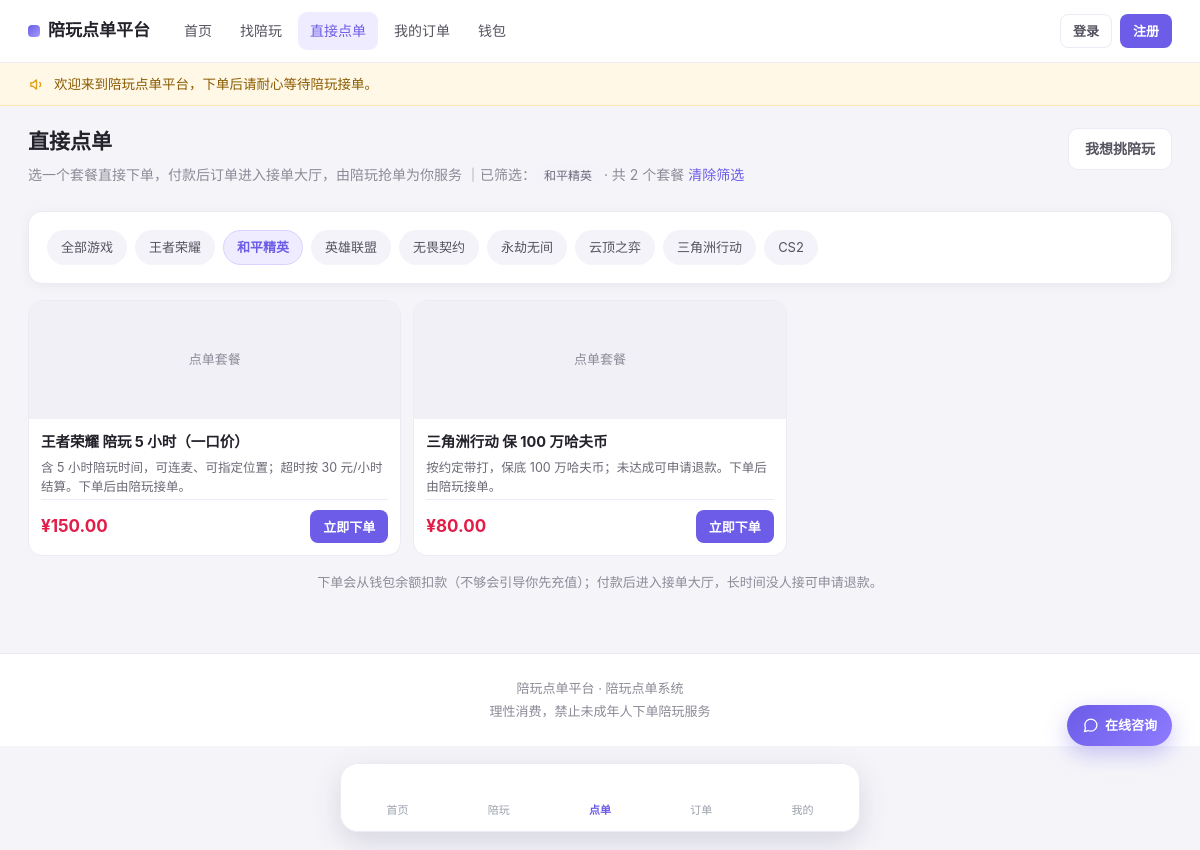
Page /index.php?r=home/packages&game_id=2&page=1 on the committed database.
### tables this page shows
CREATE TABLE IF NOT EXISTS `games` (
  `id` INT UNSIGNED NOT NULL AUTO_INCREMENT,
  `name` VARCHAR(50) NOT NULL DEFAULT '',
  `icon` VARCHAR(255) NOT NULL DEFAULT '',
  `sort` INT NOT NULL DEFAULT 0,
  `is_hot` TINYINT NOT NULL DEFAULT 0,
  `status` TINYINT NOT NULL DEFAULT 1 COMMENT '1启用 0停用',
  `created_at` DATETIME NOT NULL,
  `updated_at` DATETIME NOT NULL,
  PRIMARY KEY (`id`),
  KEY `idx_status` (`status`)
);

CREATE TABLE IF NOT EXISTS `order_packages` (
  `id` INT UNSIGNED NOT NULL AUTO_INCREMENT,
  `title` VARCHAR(100) NOT NULL DEFAULT '' COMMENT '例如：王者荣耀 陪玩 5 小时',
  `game_id` INT UNSIGNED NOT NULL DEFAULT 0,
  `price` DECIMAL(10,2) NOT NULL DEFAULT 0.00 COMMENT '一口价（总价）',
  `cover` VARCHAR(255) NOT NULL DEFAULT '',
  `description` VARCHAR(500) NOT NULL DEFAULT '',
  `sort` INT NOT NULL DEFAULT 0 COMMENT '越大越靠前',
  `status` TINYINT NOT NULL DEFAULT 1 COMMENT '1上架 0下架',
  `created_at` DATETIME NOT NULL,
  `updated_at` DATETIME NOT NULL,
  PRIMARY KEY (`id`),
  KEY `idx_status_sort` (`status`, `sort`)
);

### app/View.php (called while the page is built, shortened)
<?php
class View
{
    public static function render(string $tpl, array $data = [], string $layout = 'layout'): void
    {
        $content = self::capture($tpl, $data);
    }
    public static function capture(string $tpl, array $data = []): string
    {
        $file = self::resolve($tpl);
        extract($data, EXTR_SKIP);
        include $file;
        return (string) ob_get_clean();
    }
    private static function resolve(string $tpl): ?string
    {
        $tpl = str_replace(['..', '\\'], ['', '/'], $tpl);
        $tpl = trim($tpl, '/');
        $file = APP_ROOT . '/app/views/' . $tpl . '.php';
        return is_file($file) ? $file : null;
    }
}

### app/helpers.php (called while the page is built, shortened)
<?php
function config(?string $key = null, $default = null)
{
    $cfg = $GLOBALS['config'] ?? [];
    foreach (explode('.', $key) as $seg) {
        if (!is_array($cfg) || !array_key_exists($seg, $cfg)) {
            return $default;
        }
        $cfg = $cfg[$seg];
    }
    return $cfg;
}
function e($value): string
{
    return htmlspecialchars((string) $value, ENT_QUOTES, 'UTF-8');
}
function base_url(): string
{
    static $base = null;
    if ($base !== null) {
        return $base;
    }
    $configured = trim((string) config('app.url', ''));
    $scheme = (!empty($_SERVER['HTTPS']) && $_SERVER['HTTPS'] !== 'off') ? 'https' : 'http';
    $host   = (string) ($_SERVER['HTTP_HOST'] ?? 'localhost');
    $script = str_replace('\\', '/', (string) ($_SERVER['SCRIPT_NAME'] ?? '/index.php'));
    $dir    = rtrim(str_replace('\\', '/', dirname($script)), '/');
    $adminSeg = '/' . admin_path();
    return $base = $scheme . '://' . $host . $dir;
}
function url(string $route = 'home/index', array $params = []): string
{
    $params = array_merge(['r' => $route], $params);
    return base_url() . '/index.php?' . http_build_query($params);
}
function admin_path(): string
{
    $path = trim((string) config('security.admin_path', 'admin'), '/');
    return $path;
}
function query_url(array $overrides = [], ?string $route = null): string
{
    $q     = $_GET;
    $r     = $route ?? (string) ($q['r'] ?? 'home/index');
    unset($q['r'], $q['_token']);
    $q     = array_merge($q, $overrides);
    $q     = array_filter($q, function ($v) {
        return $v !== '' && $v !== null;
    });
    $script = str_replace('\\', '/', (string) ($_SERVER['SCRIPT_NAME'] ?? ''));
    return url($r, $q);
}
function view(string $tpl, array $data = [], string $layout = 'layout'): void
{
    View::render($tpl, $data, $layout);
}
function yuan($amount): string
{
    return '¥' . number_format((float) $amount, 2, '.', ',');
}
function str_limit(?string $text, int $length = 40): string
{
    $text = (string) $text;
    return mb_strlen($text) > $length ? mb_substr($text, 0, $length) . '…' : $text;
}

### app/Controllers/BaseController.php (called while the page is built, shortened)
<?php
abstract class BaseController
{
    protected function view(string $tpl, array $data = [], string $layout = 'layout'): void
    {
        $data['__user'] = user();
        view($tpl, $data, $layout);
    }
}

### app/Controllers/HomeController.php (called while the page is built, shortened)
<?php
class HomeController extends BaseController
{
    public function packages()
    {
        $gameId = input_int('game_id', 0);
        $this->view('home/packages', [
            'title'    => '直接点单',
            'game_id'  => $gameId,
            'games'    => Db::all('SELECT * FROM games WHERE status = 1 ORDER BY sort DESC, id ASC'),
            'packages' => ContentService::packages($gameId),
        ]);
    }
}

### app/Router.php (called while the page is built, shortened)
<?php
class Router
{
    public static function dispatch(string $route, string $namespace = 'App\\Controllers\\'): void
    {
        $route = trim($route, '/');
        $parts = explode('/', $route);
        $act   = $parts[1] ?? 'index';
        $method = lcfirst(self::studly($act));
        $controller = new $class();
        $controller->$method();
    }
    private static function studly(string $value): string
    {
        return str_replace(' ', '', ucwords(str_replace(['-', '_'], ' ', $value)));
    }
}

### public/index.php (called while the page is built, shortened)
<?php
\App\Router::dispatch((string) ($_GET['r'] ?? 'home/index'));

### app/Db.php (called while the page is built, shortened)
<?php
class Db
{
    private static $pdo = null;
    private static $cfg = [];
    public static function init(array $cfg): void
    {
        self::$cfg = $cfg;
    }
    public static function pdo(): PDO
    {
        if (self::$pdo instanceof PDO) {
            return self::$pdo;
        }
        $c   = self::$cfg;
        $dsn = sprintf(
            'mysql:host=%s;port=%d;dbname=%s;charset=%s',
            (string) ($c['host'] ?? '127.0.0.1'),
            (int) ($c['port'] ?? 3306),
            (string) ($c['name'] ?? ''),
            (string) ($c['charset'] ?? 'utf8mb4')
        );
        try {
            self::$pdo = new PDO($dsn, (string) ($c['user'] ?? ''), (string) ($c['pass'] ?? ''), [
                PDO::ATTR_ERRMODE            => PDO::ERRMODE_EXCEPTION,
                PDO::ATTR_DEFAULT_FETCH_MODE => PDO::FETCH_ASSOC,
                PDO::ATTR_EMULATE_PREPARES   => false,
            ]);
        } catch (PDOException $e) {
            throw new \RuntimeException(
                '数据库连接失败：' . $e->getMessage()
                . '（请检查 config/config.php 的数据库配置，或访问 install.php 重新安装）'
            );
        }
        return self::$pdo;
    }
    public static function query(string $sql, array $params = []): PDOStatement
    {
        $st = self::pdo()->prepare($sql);
        $st->execute(array_values($params));
        return $st;
    }
    public static function all(string $sql, array $params = []): array
    {
        return self::query($sql, $params)->fetchAll();
    }
}

### app/ContentService.php (called while the page is built, shortened)
<?php
class ContentService
{
    public static function packages(int $gameId = 0): array
    {
        try {
            if ($gameId > 0) {
                return Db::all(
                    'SELECT p.*, g.name AS game_name FROM order_packages p
                     LEFT JOIN games g ON g.id = p.game_id
                     WHERE p.status = 1 AND (p.game_id = ? OR p.game_id = 0)
                     ORDER BY p.game_id = ? DESC, p.sort DESC, p.id DESC LIMIT 50',
                    [$gameId, $gameId]
                );
            }
            return Db::all(
                'SELECT p.*, g.name AS game_name FROM order_packages p
                 LEFT JOIN games g ON g.id = p.game_id
                 WHERE p.status = 1
                 ORDER BY p.sort DESC, p.id DESC LIMIT 50'
            );
        } catch (\Throwable $e) {
            return [];
        }
    }
}

### app/views/home/packages.php (the view, shortened to what this page needs)
<section class="page-head">
  <div class="head-row">
    <div>
      <h1>直接点单</h1>
      <p class="muted">
        选一个套餐直接下单，付款后订单进入接单大厅，由陪玩抢单为你服务
        <?php if ((int) $game_id > 0): ?>
          ｜已筛选：<span class="tag"><?php foreach ($games as $g) { if ((int) $g['id'] === (int) $game_id) { echo e($g['name']); } } ?></span>
          · 共 <?= count($packages) ?> 个套餐
          <a href="<?= e(url('home/packages')) ?>">清除筛选</a>
        <?php endif; ?>
      </p>
    </div>
    <div class="head-actions">
      <a class="btn btn-ghost" href="<?= e(url('home/companions')) ?>">我想挑陪玩</a>
    </div>
  </div>
</section>
<?php if ($games): ?>
  <section class="card">
    <div class="chip-row">
      <a class="chip <?= (int) $game_id <= 0 ? 'active' : '' ?>"
         href="<?= e(query_url(['game_id' => '', 'page' => 1])) ?>">全部游戏</a>
      <?php foreach ($games as $g): ?>
        <a class="chip <?= (int) $game_id === (int) $g['id'] ? 'active' : '' ?>"
           href="<?= e(query_url(['game_id' => (int) $g['id'], 'page' => 1])) ?>"><?= e($g['name']) ?></a>
      <?php endforeach; ?>
    </div>
  </section>
<?php endif; ?>
<?php if (!$packages): ?>
  <div class="card empty">
    <?php if ((int) $game_id > 0): ?>
      这个游戏下还没有套餐，<a href="<?= e(url('home/packages')) ?>">看看全部套餐</a>。
    <?php else: ?>
      还没有上架套餐。管理员可在后台「点单套餐」里添加，例如「王者荣耀 陪玩 5 小时」。
    <?php endif; ?>
  </div>
<?php else: ?>
  <div class="package-grid">
    <?php foreach ($packages as $p): ?>
      <?php include APP_ROOT . '/app/views/partials/package_card.php'; ?>
    <?php endforeach; ?>
  </div>
  <p class="hint" style="text-align:center;margin-top:16px">
    下单会从钱包余额扣款（不够会引导你先充值）；付款后进入接单大厅，长时间没人接可申请退款。
  </p>
<?php endif; ?>

### app/views/partials/package_card.php (shortened to what this page needs)
<div class="package-card">
  <?php if (!empty($p['cover'])): ?>
    <img class="package-cover" src="<?= e(upload_url((string) $p['cover'])) ?>" alt="" loading="lazy">
  <?php else: ?>
    <div class="package-cover package-cover-ph"><?= e((string) ($p['game_name'] ?? '点单套餐')) ?></div>
  <?php endif; ?>
  <div class="package-body">
    <div class="package-title"><?= e((string) $p['title']) ?></div>
    <?php if (trim((string) $p['description']) !== ''): ?>
      <p class="package-desc"><?= e(str_limit((string) $p['description'], 60)) ?></p>
    <?php endif; ?>
    <div class="package-foot">
      <span class="price"><?= e(yuan((float) $p['price'])) ?></span>
      <form method="post" action="<?= e(url('order/buyPackage')) ?>"
            data-confirm="确认购买「<?= e((string) $p['title']) ?>」？将从钱包余额扣款。">
        <button class="btn btn-primary btn-sm" type="submit">立即下单</button>
      </form>
    </div>
  </div>
</div>

### public/assets/css/style.css (style rules this page uses)
:root { --primary: #6c5ce7; --primary-dark: #5a4bd1; --primary-light: #efecff; --text: #23222b; --text-muted: #8b8a97; --bg: #f5f5f9; --card: #ffffff; --border: #eceaf3; --success: #16a34a; --danger: #e11d48; --warn: #d97706; --info: #2563eb; --radius: 14px; --shadow: 0 2px 12px rgba(29, 22, 71, .06); }
* { box-sizing: border-box; }
body { margin: 0; background: var(--bg); color: var(--text); font-family: -apple-system, BlinkMacSystemFont, "Segoe UI", "Microsoft YaHei", "PingFang SC", sans-serif; font-size: 14px; line-height: 1.6; }
a { color: var(--primary); text-decoration: none; }
h1, h2, h3 { margin: 0 0 8px; line-height: 1.35; }
p { margin: 0 0 8px; }
.muted { color: var(--text-muted); }
.hint { color: var(--text-muted); font-size: 13px; margin: 6px 0 0; }
.card { background: var(--card); border: 1px solid var(--border); border-radius: var(--radius); box-shadow: var(--shadow); padding: 18px; margin-bottom: 16px; }
.btn { display: inline-flex; align-items: center; justify-content: center; gap: 6px; padding: 9px 16px; border-radius: 10px; border: 1px solid transparent; background: #f1f0f7; color: #45434f; font-size: 14px; font-weight: 600; cursor: pointer; transition: .15s; white-space: nowrap; }
.btn-primary { background: var(--primary); color: #fff; }
.btn-ghost { background: #fff; border-color: var(--border); color: #55535f; }
.btn-sm { padding: 6px 12px; font-size: 13px; border-radius: 8px; }
.chip-row { display: flex; flex-wrap: wrap; gap: 8px; }
.chip { display: inline-flex; align-items: center; padding: 6px 13px; border-radius: 999px; background: #f4f3fa; color: #55535f; font-size: 13px; cursor: pointer; border: 1px solid transparent; }
.chip.active { background: var(--primary-light); color: var(--primary); border-color: #d9d3ff; font-weight: 600; }
.tag { background: #f4f3fa; color: #6b6979; border-radius: 7px; padding: 2px 8px; font-size: 12px; }
.price { color: var(--danger); font-weight: 700; font-size: 17px; }
.page-head { margin-bottom: 16px; }
.page-head h1 { font-size: 21px; }
.head-row { display: flex; align-items: flex-start; justify-content: space-between; gap: 14px; flex-wrap: wrap; }
.head-actions { display: flex; gap: 8px; flex-wrap: wrap; }
body { padding-bottom: 76px; }
@media (min-width: 701px) { body { padding-bottom: 104px; } }
.package-grid { display: grid; grid-template-columns: repeat(2, 1fr); gap: 12px; margin-bottom: 10px; }
@media (min-width: 701px) { .package-grid { grid-template-columns: repeat(3, 1fr); } }
.package-card { display: flex; flex-direction: column; background: #fff; border: 1px solid var(--border); border-radius: 14px; overflow: hidden; }
.package-cover { display: block; width: 100%; height: 118px; object-fit: cover; background: #f1f0f7; }
.package-cover-ph { display: flex; align-items: center; justify-content: center; color: #8b8a97; font-size: 13px; }
.package-body { display: flex; flex-direction: column; gap: 3px; flex: 1; padding: 12px; }
.package-title { font-weight: 700; font-size: 14.5px; line-height: 1.45; }
.package-desc { margin: 3px 0 0; font-size: 12.5px; line-height: 1.55; color: #6b6975; }
.package-foot { display: flex; align-items: center; justify-content: space-between; gap: 8px; margin-top: auto; padding-top: 10px; border-top: 1px solid var(--border); }
.package-foot .price { font-size: 17px; }
.package-foot form { margin: 0; }

### rows in the picture
games: name "和平精英"
games: name "王者荣耀"
games: name "英雄联盟"
games: name "无畏契约"
games: name "永劫无间"
games: name "云顶之弈"
games: name "三角洲行动"
games: name "CS2"
order_packages: game_name "点单套餐", title "王者荣耀 陪玩 5 小时（一口价）", description "含 5 小时陪玩时间，可连麦、可指定位置；超时按 30 元/小时结算。下单后由陪玩接单。", price "¥150.00"
order_packages: game_name "点单套餐", title "三角洲行动 保 100 万哈夫币", description "按约定带打，保底 100 万哈夫币；未达成可申请退款。下单后由陪玩接单。", price "¥80.00"

### other values in the picture
site_name() "陪玩点单平台"
$__item[1] "首页"
$__item[1] "找陪玩"
$__item[1] "直接点单"
$__item[1] "我的订单"
$__item[1] "钱包"
$__it['text'] "欢迎来到陪玩点单平台，下单后请耐心等待陪玩接单。"
count($packages) "2"
$__tab[1] "首页"
$__tab[1] "陪玩"
$__tab[1] "点单"
$__tab[1] "订单"
$__tab[1] "我的"
